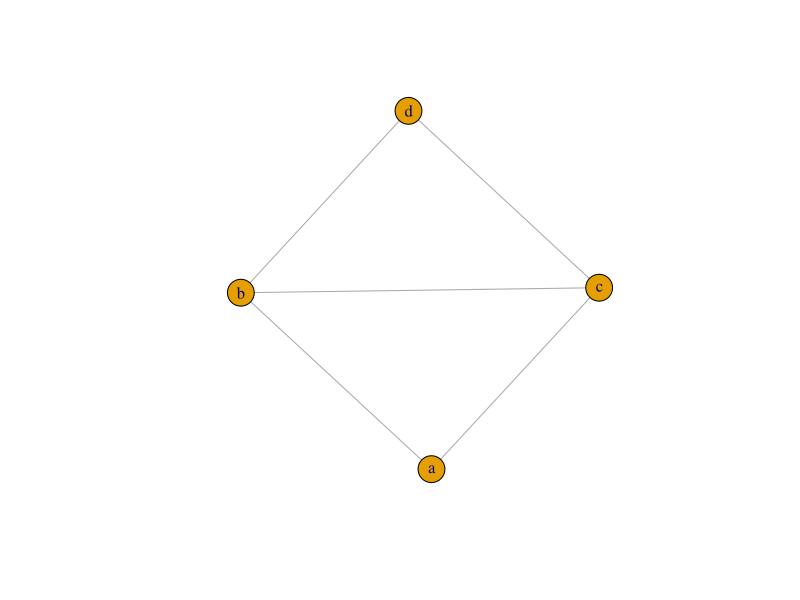
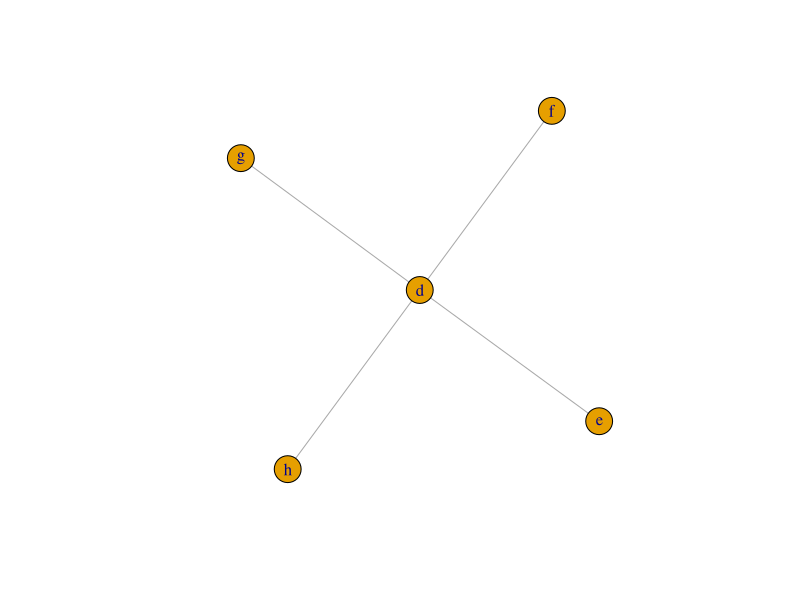
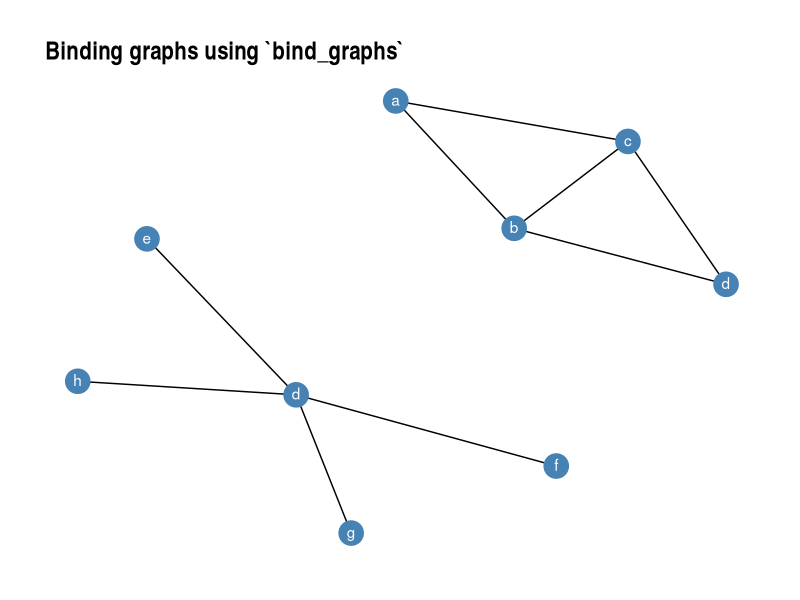
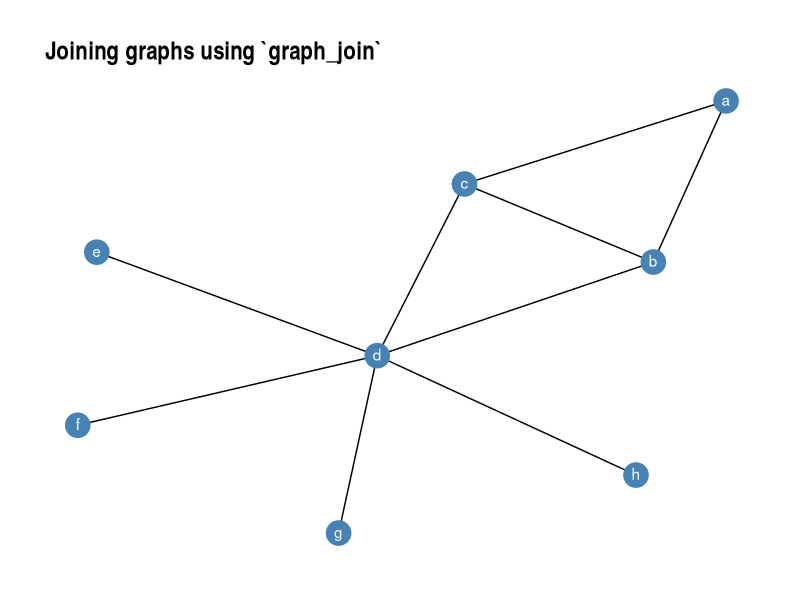

Write the R code that produced these figures, in order.
## ---- chunk 1
knitr::opts_chunk$set(echo = TRUE, 
                      warning=FALSE,
                      message=FALSE,
                      error=FALSE
                      )
## ---- chunk 2

#install.packages(c("igraph","graphlayouts","ggraph","ggplot2"))
#ggplot2 is part of tidyverse package,

library(igraph)
library(ggraph)
library(graphlayouts)
library(tidygraph)

## ---- chunk 3
mtcars_matrix <- cor(t(mtcars[,c(1,3:6)]))

mtcars_clust <- hclust(dist(mtcars[,c(1,3:6)]))


mtcars_graph<-as_tbl_graph(mtcars_clust)

mtcars_graph


iris_clust <- hclust(dist(iris[1:4]))
iris_tree <- as_tbl_graph(iris_clust)
iris_tree
## ---- chunk 4
mtcars_graph %>% activate(edges)

#Can extract the active data as tibble if needed
as_tibble(mtcars_graph) %>% head()
## ---- chunk 5
library(ggraph)
graph1 <- create_notable('diamond') %>% 
    mutate(name = letters[1:4])
plot(graph1)
graph2 <- create_star(5) %>% 
    mutate(name = letters[4:8])
plot(graph2)

# Plot
graph1 %>% bind_graphs(graph2) %>% 
    ggraph(layout = 'kk') + 
    geom_edge_link() + 
    geom_node_point(size = 8, colour = 'steelblue') +
    geom_node_text(aes(label = name), colour = 'white', vjust = 0.4) + 
    ggtitle('Binding graphs using `bind_graphs`') + 
    theme_graph()
## ---- chunk 6
graph1 %>% graph_join(graph2) %>% 
    ggraph(layout = 'kk') + 
    geom_edge_link() + 
    geom_node_point(size = 8, colour = 'steelblue') +
    geom_node_text(aes(label = name), colour = 'white', vjust = 0.4) + 
    ggtitle('Joining graphs using `graph_join`') + 
    theme_graph()
